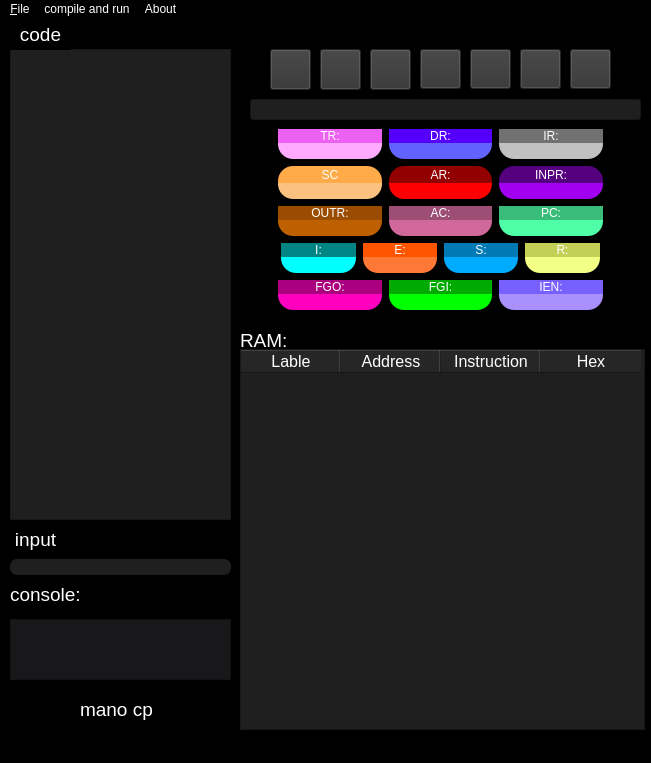
<?xml version="1.0" encoding="UTF-8"?>
<ui version="4.0">
 <class>MainWindow</class>
 <widget class="QMainWindow" name="MainWindow">
  <property name="geometry">
   <rect>
    <x>0</x>
    <y>0</y>
    <width>651</width>
    <height>763</height>
   </rect>
  </property>
  <property name="minimumSize">
   <size>
    <width>650</width>
    <height>600</height>
   </size>
  </property>
  <property name="maximumSize">
   <size>
    <width>1070</width>
    <height>800</height>
   </size>
  </property>
  <property name="windowTitle">
   <string>Mano simulator</string>
  </property>
  <property name="autoFillBackground">
   <bool>false</bool>
  </property>
  <property name="styleSheet">
   <string notr="true">background-color: rgb(0, 0, 0);
color: rgb(255, 255, 255);</string>
  </property>
  <widget class="QWidget" name="centralwidget">
   <widget class="QLabel" name="label_17">
    <property name="geometry">
     <rect>
      <x>240</x>
      <y>310</y>
      <width>49</width>
      <height>23</height>
     </rect>
    </property>
    <property name="font">
     <font>
      <pointsize>14</pointsize>
     </font>
    </property>
    <property name="styleSheet">
     <string notr="true">color: rgb(255, 255, 255);</string>
    </property>
    <property name="text">
     <string>RAM:</string>
    </property>
   </widget>
   <widget class="QTableWidget" name="ram_tb">
    <property name="geometry">
     <rect>
      <x>240</x>
      <y>330</y>
      <width>405</width>
      <height>381</height>
     </rect>
    </property>
    <property name="minimumSize">
     <size>
      <width>405</width>
      <height>0</height>
     </size>
    </property>
    <property name="maximumSize">
     <size>
      <width>405</width>
      <height>16777215</height>
     </size>
    </property>
    <property name="mouseTracking">
     <bool>false</bool>
    </property>
    <property name="styleSheet">
     <string notr="true">background-color: rgb(31, 31, 31);
color: rgb(255, 255, 255);</string>
    </property>
    <property name="horizontalScrollBarPolicy">
     <enum>Qt::ScrollBarAlwaysOff</enum>
    </property>
    <property name="autoScroll">
     <bool>false</bool>
    </property>
    <property name="editTriggers">
     <set>QAbstractItemView::NoEditTriggers</set>
    </property>
    <property name="tabKeyNavigation">
     <bool>false</bool>
    </property>
    <property name="dragDropOverwriteMode">
     <bool>false</bool>
    </property>
    <property name="alternatingRowColors">
     <bool>false</bool>
    </property>
    <property name="selectionMode">
     <enum>QAbstractItemView::SingleSelection</enum>
    </property>
    <property name="selectionBehavior">
     <enum>QAbstractItemView::SelectRows</enum>
    </property>
    <property name="textElideMode">
     <enum>Qt::ElideMiddle</enum>
    </property>
    <property name="showGrid">
     <bool>true</bool>
    </property>
    <property name="gridStyle">
     <enum>Qt::SolidLine</enum>
    </property>
    <property name="wordWrap">
     <bool>true</bool>
    </property>
    <property name="cornerButtonEnabled">
     <bool>true</bool>
    </property>
    <attribute name="verticalHeaderVisible">
     <bool>false</bool>
    </attribute>
    <attribute name="verticalHeaderMinimumSectionSize">
     <number>19</number>
    </attribute>
    <attribute name="verticalHeaderHighlightSections">
     <bool>false</bool>
    </attribute>
    <column>
     <property name="text">
      <string>Lable</string>
     </property>
     <property name="font">
      <font>
       <pointsize>12</pointsize>
      </font>
     </property>
     <property name="background">
      <color>
       <red>82</red>
       <green>119</green>
       <blue>121</blue>
      </color>
     </property>
    </column>
    <column>
     <property name="text">
      <string>Address</string>
     </property>
     <property name="font">
      <font>
       <pointsize>12</pointsize>
      </font>
     </property>
     <property name="background">
      <color>
       <red>141</red>
       <green>94</green>
       <blue>141</blue>
      </color>
     </property>
    </column>
    <column>
     <property name="text">
      <string>Instruction</string>
     </property>
     <property name="font">
      <font>
       <pointsize>12</pointsize>
      </font>
     </property>
     <property name="background">
      <color>
       <red>94</red>
       <green>141</green>
       <blue>0</blue>
      </color>
     </property>
    </column>
    <column>
     <property name="text">
      <string>Hex</string>
     </property>
     <property name="font">
      <font>
       <pointsize>12</pointsize>
      </font>
     </property>
     <property name="background">
      <color>
       <red>87</red>
       <green>104</green>
       <blue>134</blue>
      </color>
     </property>
    </column>
   </widget>
   <widget class="QTextEdit" name="editor">
    <property name="geometry">
     <rect>
      <x>10</x>
      <y>30</y>
      <width>221</width>
      <height>471</height>
     </rect>
    </property>
    <property name="minimumSize">
     <size>
      <width>200</width>
      <height>0</height>
     </size>
    </property>
    <property name="font">
     <font>
      <family>Consolas</family>
      <pointsize>12</pointsize>
     </font>
    </property>
    <property name="cursor" stdset="0">
     <cursorShape>IBeamCursor</cursorShape>
    </property>
    <property name="styleSheet">
     <string notr="true">background-color: rgb(31, 31, 31);
color: rgb(255, 255, 255);
</string>
    </property>
    <property name="locale">
     <locale language="English" country="UnitedStates"/>
    </property>
   </widget>
   <widget class="QPushButton" name="savebtn">
    <property name="geometry">
     <rect>
      <x>270</x>
      <y>30</y>
      <width>41</width>
      <height>41</height>
     </rect>
    </property>
    <property name="font">
     <font>
      <stylestrategy>PreferAntialias</stylestrategy>
     </font>
    </property>
    <property name="cursor">
     <cursorShape>PointingHandCursor</cursorShape>
    </property>
    <property name="contextMenuPolicy">
     <enum>Qt::PreventContextMenu</enum>
    </property>
    <property name="toolTip">
     <string>save</string>
    </property>
    <property name="statusTip">
     <string>save file</string>
    </property>
    <property name="autoFillBackground">
     <bool>false</bool>
    </property>
    <property name="styleSheet">
     <string notr="true">background-color: rgb(51, 51, 51);
image: url(:/pic/saveicon.png);</string>
    </property>
    <property name="text">
     <string/>
    </property>
    <property name="iconSize">
     <size>
      <width>30</width>
      <height>30</height>
     </size>
    </property>
   </widget>
   <widget class="QPushButton" name="openbtn">
    <property name="geometry">
     <rect>
      <x>320</x>
      <y>30</y>
      <width>41</width>
      <height>41</height>
     </rect>
    </property>
    <property name="cursor">
     <cursorShape>PointingHandCursor</cursorShape>
    </property>
    <property name="toolTip">
     <string>open file</string>
    </property>
    <property name="statusTip">
     <string>open your code file</string>
    </property>
    <property name="styleSheet">
     <string notr="true">background-color: rgb(51, 51, 51);
image: url(:/pic/openicon.png);
padding: 2px;</string>
    </property>
    <property name="text">
     <string/>
    </property>
    <property name="iconSize">
     <size>
      <width>30</width>
      <height>30</height>
     </size>
    </property>
   </widget>
   <widget class="QPushButton" name="newbtn">
    <property name="geometry">
     <rect>
      <x>370</x>
      <y>30</y>
      <width>41</width>
      <height>41</height>
     </rect>
    </property>
    <property name="cursor">
     <cursorShape>PointingHandCursor</cursorShape>
    </property>
    <property name="toolTip">
     <string>new window</string>
    </property>
    <property name="statusTip">
     <string>New code window</string>
    </property>
    <property name="styleSheet">
     <string notr="true">background-color: rgb(51, 51, 51);
image: url(:/pic/newicon.png);
padding:2px;
</string>
    </property>
    <property name="text">
     <string/>
    </property>
    <property name="iconSize">
     <size>
      <width>30</width>
      <height>30</height>
     </size>
    </property>
   </widget>
   <widget class="QLineEdit" name="operation">
    <property name="geometry">
     <rect>
      <x>250</x>
      <y>80</y>
      <width>391</width>
      <height>21</height>
     </rect>
    </property>
    <property name="styleSheet">
     <string notr="true">color: rgb(255, 255, 255);
background-color: rgb(31, 31, 31);</string>
    </property>
    <property name="alignment">
     <set>Qt::AlignCenter</set>
    </property>
    <property name="readOnly">
     <bool>true</bool>
    </property>
   </widget>
   <widget class="QLabel" name="test">
    <property name="geometry">
     <rect>
      <x>10</x>
      <y>560</y>
      <width>91</width>
      <height>31</height>
     </rect>
    </property>
    <property name="font">
     <font>
      <pointsize>14</pointsize>
     </font>
    </property>
    <property name="text">
     <string>console:</string>
    </property>
   </widget>
   <widget class="QTextBrowser" name="console">
    <property name="geometry">
     <rect>
      <x>10</x>
      <y>600</y>
      <width>221</width>
      <height>61</height>
     </rect>
    </property>
    <property name="styleSheet">
     <string notr="true">background-color: rgb(24, 24, 26);
color: rgb(255, 255, 255);</string>
    </property>
   </widget>
   <widget class="QPushButton" name="next_btn">
    <property name="geometry">
     <rect>
      <x>520</x>
      <y>30</y>
      <width>41</width>
      <height>40</height>
     </rect>
    </property>
    <property name="minimumSize">
     <size>
      <width>0</width>
      <height>40</height>
     </size>
    </property>
    <property name="font">
     <font>
      <pointsize>14</pointsize>
     </font>
    </property>
    <property name="cursor">
     <cursorShape>PointingHandCursor</cursorShape>
    </property>
    <property name="toolTip">
     <string>next step</string>
    </property>
    <property name="statusTip">
     <string>step by step running</string>
    </property>
    <property name="styleSheet">
     <string notr="true">background-color: rgb(51, 51, 51);
image: url(:/pic/icons8-double-right-48.png);</string>
    </property>
    <property name="text">
     <string/>
    </property>
   </widget>
   <widget class="QPushButton" name="run_btn">
    <property name="geometry">
     <rect>
      <x>470</x>
      <y>30</y>
      <width>41</width>
      <height>40</height>
     </rect>
    </property>
    <property name="minimumSize">
     <size>
      <width>0</width>
      <height>40</height>
     </size>
    </property>
    <property name="font">
     <font>
      <pointsize>14</pointsize>
     </font>
    </property>
    <property name="cursor">
     <cursorShape>PointingHandCursor</cursorShape>
    </property>
    <property name="toolTip">
     <string>run all</string>
    </property>
    <property name="statusTip">
     <string>run program compleatly</string>
    </property>
    <property name="styleSheet">
     <string notr="true">background-color: rgb(51, 51, 51);
image: url(:/pic/play-60.png);</string>
    </property>
    <property name="text">
     <string/>
    </property>
   </widget>
   <widget class="QPushButton" name="reset_btn">
    <property name="geometry">
     <rect>
      <x>570</x>
      <y>30</y>
      <width>41</width>
      <height>40</height>
     </rect>
    </property>
    <property name="minimumSize">
     <size>
      <width>0</width>
      <height>40</height>
     </size>
    </property>
    <property name="font">
     <font>
      <pointsize>14</pointsize>
     </font>
    </property>
    <property name="cursor">
     <cursorShape>PointingHandCursor</cursorShape>
    </property>
    <property name="toolTip">
     <string>clear table</string>
    </property>
    <property name="statusTip">
     <string>clear table window</string>
    </property>
    <property name="styleSheet">
     <string notr="true">background-color: rgb(51, 51, 51);
image: url(:/pic/icons8-reset-48.png);</string>
    </property>
    <property name="text">
     <string/>
    </property>
   </widget>
   <widget class="QPushButton" name="compile_btn">
    <property name="geometry">
     <rect>
      <x>420</x>
      <y>30</y>
      <width>41</width>
      <height>40</height>
     </rect>
    </property>
    <property name="minimumSize">
     <size>
      <width>0</width>
      <height>40</height>
     </size>
    </property>
    <property name="font">
     <font>
      <pointsize>14</pointsize>
     </font>
    </property>
    <property name="cursor">
     <cursorShape>PointingHandCursor</cursorShape>
    </property>
    <property name="toolTip">
     <string>compile</string>
    </property>
    <property name="statusTip">
     <string>compile</string>
    </property>
    <property name="styleSheet">
     <string notr="true">background-color: rgb(51, 51, 51);
image: url(:/pic/icons8-refresh-60.png);</string>
    </property>
    <property name="text">
     <string/>
    </property>
   </widget>
   <widget class="QWidget" name="layoutWidget">
    <property name="geometry">
     <rect>
      <x>240</x>
      <y>110</y>
      <width>401</width>
      <height>181</height>
     </rect>
    </property>
    <layout class="QVBoxLayout" name="verticalLayout_18">
     <property name="spacing">
      <number>7</number>
     </property>
     <item>
      <layout class="QHBoxLayout" name="horizontalLayout_5">
       <item>
        <spacer name="horizontalSpacer_19">
         <property name="orientation">
          <enum>Qt::Horizontal</enum>
         </property>
         <property name="sizeHint" stdset="0">
          <size>
           <width>40</width>
           <height>20</height>
          </size>
         </property>
        </spacer>
       </item>
       <item>
        <layout class="QVBoxLayout" name="verticalLayout_5">
         <property name="spacing">
          <number>0</number>
         </property>
         <item>
          <widget class="QLabel" name="label_7">
           <property name="styleSheet">
            <string notr="true">background-color: rgb(237, 97, 242);
border-top-left-radius: 15%;
border-top-right-radius: 15%;
width: 10px;
height: 10px;</string>
           </property>
           <property name="text">
            <string>TR:</string>
           </property>
           <property name="alignment">
            <set>Qt::AlignCenter</set>
           </property>
          </widget>
         </item>
         <item>
          <widget class="QLineEdit" name="tr_line">
           <property name="styleSheet">
            <string notr="true">background-color: rgb(255, 170, 255);
border-bottom-left-radius: 15%;
border-bottom-right-radius: 15%;</string>
           </property>
           <property name="alignment">
            <set>Qt::AlignCenter</set>
           </property>
           <property name="readOnly">
            <bool>true</bool>
           </property>
          </widget>
         </item>
        </layout>
       </item>
       <item>
        <layout class="QVBoxLayout" name="verticalLayout_6">
         <property name="spacing">
          <number>0</number>
         </property>
         <item>
          <widget class="QLabel" name="label_5">
           <property name="styleSheet">
            <string notr="true">background-color: rgb(85, 0, 255);
border-top-left-radius: 15%;
border-top-right-radius: 15%;
width: 10px;
height: 10px;</string>
           </property>
           <property name="text">
            <string>DR:</string>
           </property>
           <property name="alignment">
            <set>Qt::AlignCenter</set>
           </property>
          </widget>
         </item>
         <item>
          <widget class="QLineEdit" name="dr_line">
           <property name="styleSheet">
            <string notr="true">border-bottom-left-radius: 15%;
background-color: rgb(98, 98, 255);
border-bottom-right-radius: 15%;</string>
           </property>
           <property name="alignment">
            <set>Qt::AlignCenter</set>
           </property>
           <property name="readOnly">
            <bool>true</bool>
           </property>
          </widget>
         </item>
        </layout>
       </item>
       <item>
        <layout class="QVBoxLayout" name="verticalLayout_11">
         <property name="spacing">
          <number>0</number>
         </property>
         <item>
          <widget class="QLabel" name="label_3">
           <property name="styleSheet">
            <string notr="true">background-color: rgb(113, 113, 113);
border-top-left-radius: 15%;
border-top-right-radius: 15%;
width: 10px;
height: 10px;</string>
           </property>
           <property name="text">
            <string>IR:</string>
           </property>
           <property name="alignment">
            <set>Qt::AlignCenter</set>
           </property>
          </widget>
         </item>
         <item>
          <widget class="QLineEdit" name="ir_line">
           <property name="styleSheet">
            <string notr="true">background-color: rgb(193, 193, 193);
border-bottom-left-radius: 15%;
border-bottom-right-radius: 15%;</string>
           </property>
           <property name="alignment">
            <set>Qt::AlignCenter</set>
           </property>
           <property name="readOnly">
            <bool>true</bool>
           </property>
          </widget>
         </item>
        </layout>
       </item>
       <item>
        <spacer name="horizontalSpacer_20">
         <property name="orientation">
          <enum>Qt::Horizontal</enum>
         </property>
         <property name="sizeHint" stdset="0">
          <size>
           <width>40</width>
           <height>20</height>
          </size>
         </property>
        </spacer>
       </item>
      </layout>
     </item>
     <item>
      <layout class="QHBoxLayout" name="horizontalLayout_4">
       <item>
        <spacer name="horizontalSpacer_16">
         <property name="orientation">
          <enum>Qt::Horizontal</enum>
         </property>
         <property name="sizeHint" stdset="0">
          <size>
           <width>40</width>
           <height>20</height>
          </size>
         </property>
        </spacer>
       </item>
       <item>
        <layout class="QVBoxLayout" name="verticalLayout" stretch="2,1">
         <property name="spacing">
          <number>0</number>
         </property>
         <property name="sizeConstraint">
          <enum>QLayout::SetNoConstraint</enum>
         </property>
         <item>
          <widget class="QLabel" name="label_2">
           <property name="layoutDirection">
            <enum>Qt::LeftToRight</enum>
           </property>
           <property name="styleSheet">
            <string notr="true">background-color: rgb(255, 171, 74);
border-top-left-radius: 15%;
border-top-right-radius: 15%;
width: 10px;
height: 10px;</string>
           </property>
           <property name="text">
            <string>SC</string>
           </property>
           <property name="alignment">
            <set>Qt::AlignCenter</set>
           </property>
          </widget>
         </item>
         <item>
          <widget class="QLineEdit" name="sc_line">
           <property name="minimumSize">
            <size>
             <width>5</width>
             <height>0</height>
            </size>
           </property>
           <property name="styleSheet">
            <string notr="true">background-color: rgb(251, 193, 127);
border-bottom-left-radius: 15%;
border-bottom-right-radius: 15%;</string>
           </property>
           <property name="alignment">
            <set>Qt::AlignCenter</set>
           </property>
           <property name="readOnly">
            <bool>true</bool>
           </property>
          </widget>
         </item>
        </layout>
       </item>
       <item>
        <layout class="QVBoxLayout" name="verticalLayout_7">
         <property name="spacing">
          <number>0</number>
         </property>
         <item>
          <widget class="QLabel" name="label_4">
           <property name="styleSheet">
            <string notr="true">background-color: rgb(147, 0, 0);
border-top-left-radius: 15%;
border-top-right-radius: 15%;
width: 10px;
height: 10px;</string>
           </property>
           <property name="text">
            <string>AR:</string>
           </property>
           <property name="alignment">
            <set>Qt::AlignCenter</set>
           </property>
          </widget>
         </item>
         <item>
          <widget class="QLineEdit" name="ar_line">
           <property name="styleSheet">
            <string notr="true">background-color: rgb(255, 0, 0);
border-bottom-left-radius: 15%;
border-bottom-right-radius: 15%;</string>
           </property>
           <property name="alignment">
            <set>Qt::AlignCenter</set>
           </property>
           <property name="readOnly">
            <bool>true</bool>
           </property>
          </widget>
         </item>
        </layout>
       </item>
       <item>
        <layout class="QVBoxLayout" name="verticalLayout_13">
         <property name="spacing">
          <number>0</number>
         </property>
         <item>
          <widget class="QLabel" name="label_8">
           <property name="styleSheet">
            <string notr="true">background-color: rgb(85, 0, 127);
border-top-left-radius: 15%;
border-top-right-radius: 15%;
width: 10px;
height: 10px;</string>
           </property>
           <property name="text">
            <string>INPR:</string>
           </property>
           <property name="alignment">
            <set>Qt::AlignCenter</set>
           </property>
          </widget>
         </item>
         <item>
          <widget class="QLineEdit" name="inpr_line">
           <property name="styleSheet">
            <string notr="true">background-color: rgb(161, 0, 241);
border-bottom-left-radius: 15%;
border-bottom-right-radius: 15%;</string>
           </property>
           <property name="alignment">
            <set>Qt::AlignCenter</set>
           </property>
           <property name="readOnly">
            <bool>true</bool>
           </property>
          </widget>
         </item>
        </layout>
       </item>
       <item>
        <spacer name="horizontalSpacer_15">
         <property name="orientation">
          <enum>Qt::Horizontal</enum>
         </property>
         <property name="sizeHint" stdset="0">
          <size>
           <width>40</width>
           <height>20</height>
          </size>
         </property>
        </spacer>
       </item>
      </layout>
     </item>
     <item>
      <layout class="QHBoxLayout" name="horizontalLayout_3">
       <item>
        <spacer name="horizontalSpacer_17">
         <property name="orientation">
          <enum>Qt::Horizontal</enum>
         </property>
         <property name="sizeHint" stdset="0">
          <size>
           <width>40</width>
           <height>20</height>
          </size>
         </property>
        </spacer>
       </item>
       <item>
        <layout class="QVBoxLayout" name="verticalLayout_16">
         <property name="spacing">
          <number>0</number>
         </property>
         <item>
          <widget class="QLabel" name="label_9">
           <property name="styleSheet">
            <string notr="true">background-color: rgb(154, 77, 0);
border-top-left-radius: 15%;
border-top-right-radius: 15%;
width: 10px;
height: 10px;</string>
           </property>
           <property name="text">
            <string>OUTR:</string>
           </property>
           <property name="alignment">
            <set>Qt::AlignCenter</set>
           </property>
          </widget>
         </item>
         <item>
          <widget class="QLineEdit" name="outr_line">
           <property name="styleSheet">
            <string notr="true">background-color: rgb(191, 96, 0);
border-bottom-left-radius: 15%;
border-bottom-right-radius: 15%;</string>
           </property>
           <property name="alignment">
            <set>Qt::AlignCenter</set>
           </property>
           <property name="readOnly">
            <bool>true</bool>
           </property>
          </widget>
         </item>
        </layout>
       </item>
       <item>
        <layout class="QVBoxLayout" name="verticalLayout_17">
         <property name="spacing">
          <number>0</number>
         </property>
         <item>
          <widget class="QLabel" name="label_6">
           <property name="styleSheet">
            <string notr="true">background-color: rgb(156, 78, 117);
border-top-left-radius: 15%;
border-top-right-radius: 15%;
width: 10px;
height: 10px;</string>
           </property>
           <property name="text">
            <string>AC:</string>
           </property>
           <property name="alignment">
            <set>Qt::AlignCenter</set>
           </property>
          </widget>
         </item>
         <item>
          <widget class="QLineEdit" name="ac_line">
           <property name="styleSheet">
            <string notr="true">background-color: rgb(208, 104, 156);
border-bottom-left-radius: 15%;
border-bottom-right-radius: 15%;</string>
           </property>
           <property name="alignment">
            <set>Qt::AlignCenter</set>
           </property>
           <property name="readOnly">
            <bool>true</bool>
           </property>
          </widget>
         </item>
        </layout>
       </item>
       <item>
        <layout class="QVBoxLayout" name="verticalLayout_14">
         <property name="spacing">
          <number>0</number>
         </property>
         <item>
          <widget class="QLabel" name="label">
           <property name="styleSheet">
            <string notr="true">background-color: rgb(58, 189, 123);
border-top-left-radius: 15%;
border-top-right-radius: 15%;
width: 10px;
height: 10px;</string>
           </property>
           <property name="text">
            <string>PC:</string>
           </property>
           <property name="alignment">
            <set>Qt::AlignCenter</set>
           </property>
          </widget>
         </item>
         <item>
          <widget class="QLineEdit" name="pc_line">
           <property name="minimumSize">
            <size>
             <width>5</width>
             <height>0</height>
            </size>
           </property>
           <property name="styleSheet">
            <string notr="true">background-color: rgb(78, 255, 167);
border-bottom-left-radius: 15%;
border-bottom-right-radius: 15%;</string>
           </property>
           <property name="text">
            <string/>
           </property>
           <property name="alignment">
            <set>Qt::AlignCenter</set>
           </property>
           <property name="readOnly">
            <bool>true</bool>
           </property>
          </widget>
         </item>
        </layout>
       </item>
       <item>
        <spacer name="horizontalSpacer_18">
         <property name="orientation">
          <enum>Qt::Horizontal</enum>
         </property>
         <property name="sizeHint" stdset="0">
          <size>
           <width>40</width>
           <height>20</height>
          </size>
         </property>
        </spacer>
       </item>
      </layout>
     </item>
     <item>
      <layout class="QHBoxLayout" name="horizontalLayout_2">
       <item>
        <spacer name="horizontalSpacer_6">
         <property name="orientation">
          <enum>Qt::Horizontal</enum>
         </property>
         <property name="sizeHint" stdset="0">
          <size>
           <width>40</width>
           <height>20</height>
          </size>
         </property>
        </spacer>
       </item>
       <item>
        <spacer name="horizontalSpacer_13">
         <property name="orientation">
          <enum>Qt::Horizontal</enum>
         </property>
         <property name="sizeHint" stdset="0">
          <size>
           <width>40</width>
           <height>20</height>
          </size>
         </property>
        </spacer>
       </item>
       <item>
        <spacer name="horizontalSpacer_23">
         <property name="orientation">
          <enum>Qt::Horizontal</enum>
         </property>
         <property name="sizeHint" stdset="0">
          <size>
           <width>40</width>
           <height>20</height>
          </size>
         </property>
        </spacer>
       </item>
       <item>
        <spacer name="horizontalSpacer_22">
         <property name="orientation">
          <enum>Qt::Horizontal</enum>
         </property>
         <property name="sizeHint" stdset="0">
          <size>
           <width>40</width>
           <height>20</height>
          </size>
         </property>
        </spacer>
       </item>
       <item>
        <spacer name="horizontalSpacer_10">
         <property name="orientation">
          <enum>Qt::Horizontal</enum>
         </property>
         <property name="sizeHint" stdset="0">
          <size>
           <width>40</width>
           <height>20</height>
          </size>
         </property>
        </spacer>
       </item>
       <item>
        <layout class="QVBoxLayout" name="verticalLayout_4">
         <property name="spacing">
          <number>0</number>
         </property>
         <item>
          <widget class="QLabel" name="label_12">
           <property name="styleSheet">
            <string notr="true">background-color: rgb(0, 132, 132);
border-top-left-radius: 15%;
border-top-right-radius: 15%;
width: 10px;
height: 10px;</string>
           </property>
           <property name="text">
            <string>I:</string>
           </property>
           <property name="alignment">
            <set>Qt::AlignCenter</set>
           </property>
          </widget>
         </item>
         <item>
          <widget class="QLineEdit" name="i_line">
           <property name="styleSheet">
            <string notr="true">background-color: rgb(0, 255, 255);
border-bottom-left-radius: 15%;
border-bottom-right-radius: 15%;</string>
           </property>
           <property name="alignment">
            <set>Qt::AlignCenter</set>
           </property>
           <property name="readOnly">
            <bool>true</bool>
           </property>
          </widget>
         </item>
        </layout>
       </item>
       <item>
        <layout class="QVBoxLayout" name="verticalLayout_15">
         <property name="spacing">
          <number>0</number>
         </property>
         <item>
          <widget class="QLabel" name="label_10">
           <property name="styleSheet">
            <string notr="true">background-color: rgb(255, 85, 0);
border-top-left-radius: 15%;
border-top-right-radius: 15%;
width: 10px;
height: 10px;</string>
           </property>
           <property name="text">
            <string>E:</string>
           </property>
           <property name="alignment">
            <set>Qt::AlignCenter</set>
           </property>
          </widget>
         </item>
         <item>
          <widget class="QLineEdit" name="e_line">
           <property name="styleSheet">
            <string notr="true">background-color: rgb(255, 120, 53);
border-bottom-left-radius: 15%;
border-bottom-right-radius: 15%;</string>
           </property>
           <property name="alignment">
            <set>Qt::AlignCenter</set>
           </property>
           <property name="readOnly">
            <bool>true</bool>
           </property>
          </widget>
         </item>
        </layout>
       </item>
       <item>
        <layout class="QVBoxLayout" name="verticalLayout_10">
         <property name="spacing">
          <number>0</number>
         </property>
         <item>
          <widget class="QLabel" name="label_11">
           <property name="styleSheet">
            <string notr="true">background-color: rgb(0, 121, 181);
border-top-left-radius: 15%;
border-top-right-radius: 15%;
width: 10px;
height: 10px;</string>
           </property>
           <property name="text">
            <string>S:</string>
           </property>
           <property name="alignment">
            <set>Qt::AlignCenter</set>
           </property>
          </widget>
         </item>
         <item>
          <widget class="QLineEdit" name="s_line">
           <property name="styleSheet">
            <string notr="true">background-color: rgb(0, 170, 255);
border-bottom-left-radius: 15%;
border-bottom-right-radius: 15%;</string>
           </property>
           <property name="alignment">
            <set>Qt::AlignCenter</set>
           </property>
           <property name="readOnly">
            <bool>true</bool>
           </property>
          </widget>
         </item>
        </layout>
       </item>
       <item>
        <layout class="QVBoxLayout" name="verticalLayout_8">
         <property name="spacing">
          <number>0</number>
         </property>
         <item>
          <widget class="QLabel" name="label_13">
           <property name="styleSheet">
            <string notr="true">background-color: rgb(195, 207, 85);
border-top-left-radius: 15%;
border-top-right-radius: 15%;
width: 10px;
height: 10px;</string>
           </property>
           <property name="text">
            <string>R:</string>
           </property>
           <property name="alignment">
            <set>Qt::AlignCenter</set>
           </property>
          </widget>
         </item>
         <item>
          <widget class="QLineEdit" name="r_line">
           <property name="styleSheet">
            <string notr="true">background-color: rgb(243, 255, 133);
border-bottom-left-radius: 15%;
border-bottom-right-radius: 15%;</string>
           </property>
           <property name="alignment">
            <set>Qt::AlignCenter</set>
           </property>
           <property name="readOnly">
            <bool>true</bool>
           </property>
          </widget>
         </item>
        </layout>
       </item>
       <item>
        <spacer name="horizontalSpacer_14">
         <property name="orientation">
          <enum>Qt::Horizontal</enum>
         </property>
         <property name="sizeHint" stdset="0">
          <size>
           <width>40</width>
           <height>20</height>
          </size>
         </property>
        </spacer>
       </item>
       <item>
        <spacer name="horizontalSpacer_24">
         <property name="orientation">
          <enum>Qt::Horizontal</enum>
         </property>
         <property name="sizeHint" stdset="0">
          <size>
           <width>40</width>
           <height>20</height>
          </size>
         </property>
        </spacer>
       </item>
       <item>
        <spacer name="horizontalSpacer_25">
         <property name="orientation">
          <enum>Qt::Horizontal</enum>
         </property>
         <property name="sizeHint" stdset="0">
          <size>
           <width>40</width>
           <height>20</height>
          </size>
         </property>
        </spacer>
       </item>
       <item>
        <spacer name="horizontalSpacer_21">
         <property name="orientation">
          <enum>Qt::Horizontal</enum>
         </property>
         <property name="sizeHint" stdset="0">
          <size>
           <width>40</width>
           <height>20</height>
          </size>
         </property>
        </spacer>
       </item>
       <item>
        <spacer name="horizontalSpacer_3">
         <property name="orientation">
          <enum>Qt::Horizontal</enum>
         </property>
         <property name="sizeHint" stdset="0">
          <size>
           <width>40</width>
           <height>20</height>
          </size>
         </property>
        </spacer>
       </item>
      </layout>
     </item>
     <item>
      <layout class="QHBoxLayout" name="horizontalLayout">
       <item>
        <spacer name="horizontalSpacer_12">
         <property name="orientation">
          <enum>Qt::Horizontal</enum>
         </property>
         <property name="sizeHint" stdset="0">
          <size>
           <width>40</width>
           <height>20</height>
          </size>
         </property>
        </spacer>
       </item>
       <item>
        <layout class="QVBoxLayout" name="verticalLayout_12">
         <property name="spacing">
          <number>0</number>
         </property>
         <item>
          <widget class="QLabel" name="label_14">
           <property name="styleSheet">
            <string notr="true">background-color: rgb(170, 0, 127);
border-top-left-radius: 15%;
border-top-right-radius: 15%;
width: 10px;
height: 10px;</string>
           </property>
           <property name="text">
            <string>FGO:</string>
           </property>
           <property name="alignment">
            <set>Qt::AlignCenter</set>
           </property>
          </widget>
         </item>
         <item>
          <widget class="QLineEdit" name="fgo_line">
           <property name="styleSheet">
            <string notr="true">background-color: rgb(255, 0, 191);
border-bottom-left-radius: 15%;
border-bottom-right-radius: 15%;</string>
           </property>
           <property name="alignment">
            <set>Qt::AlignCenter</set>
           </property>
           <property name="readOnly">
            <bool>true</bool>
           </property>
          </widget>
         </item>
        </layout>
       </item>
       <item>
        <layout class="QVBoxLayout" name="verticalLayout_9">
         <property name="spacing">
          <number>0</number>
         </property>
         <item>
          <widget class="QLabel" name="label_16">
           <property name="styleSheet">
            <string notr="true">background-color: rgb(0, 170, 0);
border-top-left-radius: 15%;
border-top-right-radius: 15%;
width: 10px;
height: 10px;</string>
           </property>
           <property name="text">
            <string>FGI:</string>
           </property>
           <property name="alignment">
            <set>Qt::AlignCenter</set>
           </property>
          </widget>
         </item>
         <item>
          <widget class="QLineEdit" name="fgi_line">
           <property name="styleSheet">
            <string notr="true">background-color: rgb(0, 255, 0);
border-bottom-left-radius: 15%;
border-bottom-right-radius: 15%;</string>
           </property>
           <property name="alignment">
            <set>Qt::AlignCenter</set>
           </property>
           <property name="readOnly">
            <bool>true</bool>
           </property>
          </widget>
         </item>
        </layout>
       </item>
       <item>
        <layout class="QVBoxLayout" name="verticalLayout_2">
         <property name="spacing">
          <number>0</number>
         </property>
         <item>
          <widget class="QLabel" name="label_15">
           <property name="styleSheet">
            <string notr="true">background-color: rgb(120, 96, 255);
border-top-left-radius: 15%;
border-top-right-radius: 15%;
width: 10px;
height: 10px;</string>
           </property>
           <property name="text">
            <string>IEN:</string>
           </property>
           <property name="alignment">
            <set>Qt::AlignCenter</set>
           </property>
          </widget>
         </item>
         <item>
          <widget class="QLineEdit" name="ien_line">
           <property name="styleSheet">
            <string notr="true">background-color: rgb(170, 144, 255);
border-bottom-left-radius: 15%;
border-bottom-right-radius: 15%;</string>
           </property>
           <property name="alignment">
            <set>Qt::AlignCenter</set>
           </property>
           <property name="readOnly">
            <bool>true</bool>
           </property>
          </widget>
         </item>
        </layout>
       </item>
       <item>
        <spacer name="horizontalSpacer_11">
         <property name="orientation">
          <enum>Qt::Horizontal</enum>
         </property>
         <property name="sizeHint" stdset="0">
          <size>
           <width>40</width>
           <height>20</height>
          </size>
         </property>
        </spacer>
       </item>
      </layout>
     </item>
    </layout>
   </widget>
   <widget class="QLabel" name="input_lbl_2">
    <property name="geometry">
     <rect>
      <x>10</x>
      <y>0</y>
      <width>61</width>
      <height>31</height>
     </rect>
    </property>
    <property name="font">
     <font>
      <pointsize>14</pointsize>
     </font>
    </property>
    <property name="styleSheet">
     <string notr="true"/>
    </property>
    <property name="text">
     <string>code</string>
    </property>
    <property name="alignment">
     <set>Qt::AlignCenter</set>
    </property>
   </widget>
   <widget class="QLabel" name="input_lbl">
    <property name="geometry">
     <rect>
      <x>10</x>
      <y>510</y>
      <width>51</width>
      <height>21</height>
     </rect>
    </property>
    <property name="font">
     <font>
      <pointsize>14</pointsize>
     </font>
    </property>
    <property name="styleSheet">
     <string notr="true"/>
    </property>
    <property name="text">
     <string>input</string>
    </property>
    <property name="alignment">
     <set>Qt::AlignCenter</set>
    </property>
   </widget>
   <widget class="QLineEdit" name="in_line">
    <property name="geometry">
     <rect>
      <x>10</x>
      <y>540</y>
      <width>221</width>
      <height>16</height>
     </rect>
    </property>
    <property name="minimumSize">
     <size>
      <width>200</width>
      <height>0</height>
     </size>
    </property>
    <property name="maximumSize">
     <size>
      <width>400</width>
      <height>16777215</height>
     </size>
    </property>
    <property name="styleSheet">
     <string notr="true">border-radius: 7%;
color: rgb(255, 255, 255);
background-color: rgb(31, 31, 31);
</string>
    </property>
    <property name="alignment">
     <set>Qt::AlignLeading|Qt::AlignLeft|Qt::AlignVCenter</set>
    </property>
   </widget>
   <widget class="QLabel" name="test_2">
    <property name="geometry">
     <rect>
      <x>10</x>
      <y>670</y>
      <width>61</width>
      <height>31</height>
     </rect>
    </property>
    <property name="font">
     <font>
      <pointsize>14</pointsize>
     </font>
    </property>
    <property name="styleSheet">
     <string notr="true">image: url(:/pic/logo.jpeg);</string>
    </property>
    <property name="text">
     <string/>
    </property>
   </widget>
   <widget class="QLabel" name="test_3">
    <property name="geometry">
     <rect>
      <x>80</x>
      <y>670</y>
      <width>91</width>
      <height>41</height>
     </rect>
    </property>
    <property name="font">
     <font>
      <pointsize>14</pointsize>
     </font>
    </property>
    <property name="text">
     <string>mano cp</string>
    </property>
   </widget>
  </widget>
  <widget class="QMenuBar" name="menubar">
   <property name="geometry">
    <rect>
     <x>0</x>
     <y>0</y>
     <width>651</width>
     <height>20</height>
    </rect>
   </property>
   <widget class="QMenu" name="menu_File">
    <property name="title">
     <string>&amp;File</string>
    </property>
    <addaction name="action_Save"/>
    <addaction name="actionSave_as"/>
    <addaction name="action_Open"/>
    <addaction name="action_New"/>
    <addaction name="action_Exit"/>
   </widget>
   <widget class="QMenu" name="menuAssemble">
    <property name="title">
     <string>compile and run</string>
    </property>
    <addaction name="actioncompile_program"/>
    <addaction name="actionRun_Program"/>
    <addaction name="actionnext_step"/>
    <addaction name="actionreset_code"/>
   </widget>
   <widget class="QMenu" name="menuhelp">
    <property name="title">
     <string>About</string>
    </property>
    <addaction name="actionAbout_Mano_simulator"/>
   </widget>
   <addaction name="menu_File"/>
   <addaction name="menuAssemble"/>
   <addaction name="menuhelp"/>
  </widget>
  <widget class="QStatusBar" name="statusbar"/>
  <action name="action_Save">
   <property name="text">
    <string>&amp;Save</string>
   </property>
   <property name="shortcut">
    <string>Ctrl+S</string>
   </property>
  </action>
  <action name="actionSave_as">
   <property name="text">
    <string>Save &amp;as</string>
   </property>
   <property name="shortcut">
    <string>Ctrl+Shift+S</string>
   </property>
  </action>
  <action name="action_Open">
   <property name="text">
    <string>&amp;Open</string>
   </property>
   <property name="shortcut">
    <string>Ctrl+O</string>
   </property>
  </action>
  <action name="action_Exit">
   <property name="text">
    <string>&amp;Exit</string>
   </property>
   <property name="shortcut">
    <string>Ctrl+W</string>
   </property>
  </action>
  <action name="action_New">
   <property name="text">
    <string>&amp;New</string>
   </property>
   <property name="shortcut">
    <string>Ctrl+N</string>
   </property>
  </action>
  <action name="actioncompile_program">
   <property name="text">
    <string>Compile program</string>
   </property>
   <property name="shortcut">
    <string>Ctrl+Shift+C</string>
   </property>
  </action>
  <action name="actionRun_Program">
   <property name="text">
    <string>Run Program</string>
   </property>
   <property name="shortcut">
    <string>F5</string>
   </property>
  </action>
  <action name="actionAbout_Mano_simulator">
   <property name="text">
    <string>About Mano simulator</string>
   </property>
   <property name="shortcut">
    <string>Ctrl+I</string>
   </property>
  </action>
  <action name="actionnext_step">
   <property name="text">
    <string>next step</string>
   </property>
   <property name="shortcut">
    <string>F9, F10</string>
   </property>
  </action>
  <action name="actionreset_code">
   <property name="text">
    <string>reset code</string>
   </property>
   <property name="shortcut">
    <string>Ctrl+L</string>
   </property>
  </action>
 </widget>
 <resources/>
 <connections/>
</ui>
